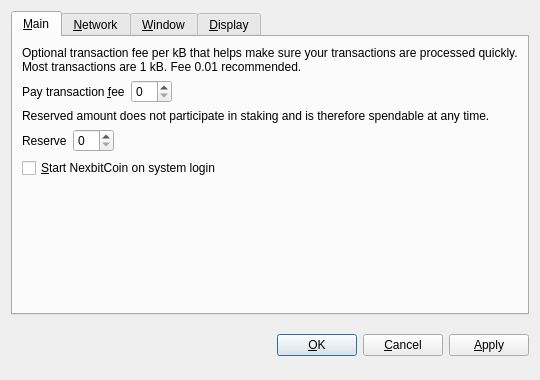
<?xml version="1.0" encoding="UTF-8"?>
<ui version="4.0">
 <class>OptionsDialog</class>
 <widget class="QDialog" name="OptionsDialog">
  <property name="geometry">
   <rect>
    <x>0</x>
    <y>0</y>
    <width>540</width>
    <height>380</height>
   </rect>
  </property>
  <property name="windowTitle">
   <string>Options</string>
  </property>
  <property name="modal">
   <bool>true</bool>
  </property>
  <layout class="QVBoxLayout" name="verticalLayout">
   <item>
    <widget class="QTabWidget" name="tabWidget">
     <property name="tabPosition">
      <enum>QTabWidget::North</enum>
     </property>
     <property name="currentIndex">
      <number>0</number>
     </property>
     <widget class="QWidget" name="tabMain">
      <attribute name="title">
       <string>&amp;Main</string>
      </attribute>
      <layout class="QVBoxLayout" name="verticalLayout_Main">
       <item>
        <widget class="QLabel" name="transactionFeeInfoLabel">
         <property name="text">
          <string>Optional transaction fee per kB that helps make sure your transactions are processed quickly. Most transactions are 1 kB. Fee 0.01 recommended.</string>
         </property>
         <property name="textFormat">
          <enum>Qt::PlainText</enum>
         </property>
         <property name="wordWrap">
          <bool>true</bool>
         </property>
        </widget>
       </item>
       <item>
        <layout class="QHBoxLayout" name="horizontalLayoutFee">
         <item>
          <widget class="QLabel" name="transactionFeeLabel">
           <property name="text">
            <string>Pay transaction &amp;fee</string>
           </property>
           <property name="textFormat">
            <enum>Qt::PlainText</enum>
           </property>
           <property name="buddy">
            <cstring>transactionFee</cstring>
           </property>
          </widget>
         </item>
         <item>
          <widget class="BitcoinAmountField" name="transactionFee"/>
         </item>
         <item>
          <spacer name="horizontalSpacerFee">
           <property name="orientation">
            <enum>Qt::Horizontal</enum>
           </property>
           <property name="sizeHint" stdset="0">
            <size>
             <width>40</width>
             <height>20</height>
            </size>
           </property>
          </spacer>
         </item>
        </layout>
       </item>
       <item>
        <widget class="QLabel" name="reserveBalanceInfoLabel">
         <property name="text">
          <string>Reserved amount does not participate in staking and is therefore spendable at any time.</string>
         </property>
         <property name="textFormat">
          <enum>Qt::PlainText</enum>
         </property>
         <property name="wordWrap">
          <bool>true</bool>
         </property>
        </widget>
       </item>
       <item>
        <layout class="QHBoxLayout" name="horizontalLayoutReserveBalance">
         <item>
          <widget class="QLabel" name="reserveBalanceLabel">
           <property name="text">
            <string>Reserve</string>
           </property>
           <property name="textFormat">
            <enum>Qt::PlainText</enum>
           </property>
           <property name="buddy">
            <cstring>reserveBalance</cstring>
           </property>
          </widget>
         </item>
         <item>
          <widget class="BitcoinAmountField" name="reserveBalance"/>
         </item>
         <item>
          <spacer name="horizontalSpacerReserveBalance">
           <property name="orientation">
            <enum>Qt::Horizontal</enum>
           </property>
           <property name="sizeHint" stdset="0">
            <size>
             <width>40</width>
             <height>20</height>
            </size>
           </property>
          </spacer>
         </item>
        </layout>
       </item>
       <item>
        <widget class="QCheckBox" name="bitcoinAtStartup">
         <property name="toolTip">
          <string>Automatically start NexbitCoin after logging in to the system.</string>
         </property>
         <property name="text">
          <string>&amp;Start NexbitCoin on system login</string>
         </property>
        </widget>
       </item>
       <item>
        <spacer name="verticalSpacer_Main">
         <property name="orientation">
          <enum>Qt::Vertical</enum>
         </property>
         <property name="sizeHint" stdset="0">
          <size>
           <width>20</width>
           <height>40</height>
          </size>
         </property>
        </spacer>
       </item>
      </layout>
     </widget>
     <widget class="QWidget" name="tabNetwork">
      <attribute name="title">
       <string>&amp;Network</string>
      </attribute>
      <layout class="QVBoxLayout" name="verticalLayout_Network">
       <item>
        <widget class="QCheckBox" name="mapPortUpnp">
         <property name="toolTip">
          <string>Automatically open the NexbitCoin client port on the router. This only works when your router supports UPnP and it is enabled.</string>
         </property>
         <property name="text">
          <string>Map port using &amp;UPnP</string>
         </property>
        </widget>
       </item>
       <item>
        <widget class="QCheckBox" name="connectSocks">
         <property name="toolTip">
          <string>Connect to the NexbitCoin network through a SOCKS5 proxy (e.g. when connecting through Tor).</string>
         </property>
         <property name="text">
          <string>&amp;Connect through SOCKS5 proxy:</string>
         </property>
        </widget>
       </item>
       <item>
        <layout class="QHBoxLayout" name="horizontalLayout_Network">
         <item>
          <widget class="QLabel" name="proxyIpLabel">
           <property name="text">
            <string>Proxy &amp;IP:</string>
           </property>
           <property name="textFormat">
            <enum>Qt::PlainText</enum>
           </property>
           <property name="buddy">
            <cstring>proxyIp</cstring>
           </property>
          </widget>
         </item>
         <item>
          <widget class="QValidatedLineEdit" name="proxyIp">
           <property name="maximumSize">
            <size>
             <width>140</width>
             <height>16777215</height>
            </size>
           </property>
           <property name="toolTip">
            <string>IP address of the proxy (e.g. 127.0.0.1)</string>
           </property>
          </widget>
         </item>
         <item>
          <widget class="QLabel" name="proxyPortLabel">
           <property name="text">
            <string>&amp;Port:</string>
           </property>
           <property name="textFormat">
            <enum>Qt::PlainText</enum>
           </property>
           <property name="buddy">
            <cstring>proxyPort</cstring>
           </property>
          </widget>
         </item>
         <item>
          <widget class="QLineEdit" name="proxyPort">
           <property name="maximumSize">
            <size>
             <width>55</width>
             <height>16777215</height>
            </size>
           </property>
           <property name="toolTip">
            <string>Port of the proxy (e.g. 9050)</string>
           </property>
          </widget>
         </item>
         <item>
          <spacer name="horizontalSpacer_Network">
           <property name="orientation">
            <enum>Qt::Horizontal</enum>
           </property>
           <property name="sizeHint" stdset="0">
            <size>
             <width>40</width>
             <height>20</height>
            </size>
           </property>
          </spacer>
         </item>
        </layout>
       </item>
       <item>
        <spacer name="verticalSpacer_Network">
         <property name="orientation">
          <enum>Qt::Vertical</enum>
         </property>
         <property name="sizeHint" stdset="0">
          <size>
           <width>20</width>
           <height>40</height>
          </size>
         </property>
        </spacer>
       </item>
      </layout>
     </widget>
     <widget class="QWidget" name="tabWindow">
      <attribute name="title">
       <string>&amp;Window</string>
      </attribute>
      <layout class="QVBoxLayout" name="verticalLayout_Window">
       <item>
        <widget class="QCheckBox" name="minimizeToTray">
         <property name="toolTip">
          <string>Show only a tray icon after minimizing the window.</string>
         </property>
         <property name="text">
          <string>&amp;Minimize to the tray instead of the taskbar</string>
         </property>
        </widget>
       </item>
       <item>
        <widget class="QCheckBox" name="minimizeOnClose">
         <property name="toolTip">
          <string>Minimize instead of exit the application when the window is closed. When this option is enabled, the application will be closed only after selecting Quit in the menu.</string>
         </property>
         <property name="text">
          <string>M&amp;inimize on close</string>
         </property>
        </widget>
       </item>
       <item>
        <spacer name="verticalSpacer_Window">
         <property name="orientation">
          <enum>Qt::Vertical</enum>
         </property>
         <property name="sizeHint" stdset="0">
          <size>
           <width>20</width>
           <height>40</height>
          </size>
         </property>
        </spacer>
       </item>
      </layout>
     </widget>
     <widget class="QWidget" name="tabDisplay">
      <attribute name="title">
       <string>&amp;Display</string>
      </attribute>
      <layout class="QVBoxLayout" name="verticalLayout_Display">
       <item>
        <layout class="QHBoxLayout" name="horizontalLayout_1_Display">
         <item>
          <widget class="QLabel" name="langLabel">
           <property name="text">
            <string>User Interface &amp;language:</string>
           </property>
           <property name="textFormat">
            <enum>Qt::PlainText</enum>
           </property>
           <property name="buddy">
            <cstring>lang</cstring>
           </property>
          </widget>
         </item>
         <item>
          <widget class="QValueComboBox" name="lang">
           <property name="toolTip">
            <string>The user interface language can be set here. This setting will take effect after restarting NexbitCoin.</string>
           </property>
          </widget>
         </item>
        </layout>
       </item>
       <item>
        <layout class="QHBoxLayout" name="horizontalLayout_2_Display">
         <item>
          <widget class="QLabel" name="unitLabel">
           <property name="text">
            <string>&amp;Unit to show amounts in:</string>
           </property>
           <property name="textFormat">
            <enum>Qt::PlainText</enum>
           </property>
           <property name="buddy">
            <cstring>unit</cstring>
           </property>
          </widget>
         </item>
         <item>
          <widget class="QValueComboBox" name="unit">
           <property name="toolTip">
            <string>Choose the default subdivision unit to show in the interface and when sending coins.</string>
           </property>
          </widget>
         </item>
        </layout>
       </item>
       <item>
        <widget class="QCheckBox" name="coinControlFeatures">
         <property name="toolTip">
          <string>Whether to show coin control features or not.</string>
         </property>
         <property name="text">
          <string>Display coin &amp;control features (experts only!)</string>
         </property>
        </widget>
       </item>
       <item>
        <widget class="QCheckBox" name="useBlackTheme">
         <property name="text">
          <string>Use black visual theme (requires restart)</string>
         </property>
        </widget>
       </item>
       <item>
        <spacer name="verticalSpacer_Display">
         <property name="orientation">
          <enum>Qt::Vertical</enum>
         </property>
         <property name="sizeHint" stdset="0">
          <size>
           <width>20</width>
           <height>40</height>
          </size>
         </property>
        </spacer>
       </item>
      </layout>
     </widget>
    </widget>
   </item>
   <item>
    <layout class="QHBoxLayout" name="horizontalLayout_Buttons">
     <item>
      <spacer name="horizontalSpacer_1">
       <property name="orientation">
        <enum>Qt::Horizontal</enum>
       </property>
       <property name="sizeHint" stdset="0">
        <size>
         <width>40</width>
         <height>48</height>
        </size>
       </property>
      </spacer>
     </item>
     <item>
      <widget class="QLabel" name="statusLabel">
       <property name="font">
        <font>
         <weight>75</weight>
         <bold>true</bold>
        </font>
       </property>
       <property name="text">
        <string/>
       </property>
       <property name="textFormat">
        <enum>Qt::PlainText</enum>
       </property>
       <property name="wordWrap">
        <bool>true</bool>
       </property>
      </widget>
     </item>
     <item>
      <spacer name="horizontalSpacer_2">
       <property name="orientation">
        <enum>Qt::Horizontal</enum>
       </property>
       <property name="sizeHint" stdset="0">
        <size>
         <width>40</width>
         <height>48</height>
        </size>
       </property>
      </spacer>
     </item>
     <item>
      <widget class="QPushButton" name="okButton">
       <property name="text">
        <string>&amp;OK</string>
       </property>
      </widget>
     </item>
     <item>
      <widget class="QPushButton" name="cancelButton">
       <property name="text">
        <string>&amp;Cancel</string>
       </property>
       <property name="autoDefault">
        <bool>false</bool>
       </property>
      </widget>
     </item>
     <item>
      <widget class="QPushButton" name="applyButton">
       <property name="text">
        <string>&amp;Apply</string>
       </property>
       <property name="autoDefault">
        <bool>false</bool>
       </property>
      </widget>
     </item>
    </layout>
   </item>
  </layout>
 </widget>
 <customwidgets>
  <customwidget>
   <class>BitcoinAmountField</class>
   <extends>QSpinBox</extends>
   <header>bitcoinamountfield.h</header>
  </customwidget>
  <customwidget>
   <class>QValueComboBox</class>
   <extends>QComboBox</extends>
   <header>qvaluecombobox.h</header>
  </customwidget>
  <customwidget>
   <class>QValidatedLineEdit</class>
   <extends>QLineEdit</extends>
   <header>qvalidatedlineedit.h</header>
  </customwidget>
 </customwidgets>
 <resources/>
 <connections/>
</ui>
